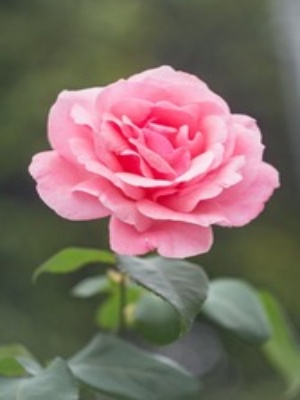
#> input picture img_hdl/txt/3x4.jpg, 300 x 400 px
$ jupyter execute --allow-errors Untitled-2.ipynb
#> lines starting #> are read from the running program, lines starting #| are printed output that depends on the picture
[cell 1]
import numpy as np

def gaussian_kernel(size, sigma):
    kernel = np.fromfunction(
        lambda x, y: (1 / (2 * np.pi * sigma ** 2)) * np.exp(- ((x - (size-1)/2)**2 + (y - (size-1)/2)**2) / (2 * sigma ** 2)),
        (size, size)
    )
    return kernel
kernel_size = 3
sigma = 1.5
# Tạo kernel bộ lọc Gaussian
gaussian_filter = gaussian_kernel(kernel_size, sigma)

print("Kernel bộ lọc Gaussian:")
print(gaussian_filter)

[cell 2]
import cv2
import numpy as np

def print_image_matrix(image_path):
#> called with image_path = './3x4.jpg'
    img = cv2.imread(image_path)
#> img is the input picture: shape (400, 300, 3); mean B, G, R 101.7, 108.4, 129

    img_rgb = cv2.cvtColor(img, cv2.COLOR_BGR2RGB)
    height, width, channels = img_rgb.shape
#> height = 400; width = 300; channels = 3

    # In ma trận 3 chiều cho từng pixel
    for i in range(height):
        for j in range(width):
            pixel_values = img_rgb[i, j]
            for value in pixel_values :
                print(hex(value)[2:], end=" ")
        print("\n")

image_path = './3x4.jpg'
print_image_matrix(image_path)

[cell 3]
import cv2

def print_gray_image_matrix_hex(image_path):
#> called with image_path = './3x4.jpg'
    img = cv2.imread(image_path, cv2.IMREAD_GRAYSCALE)
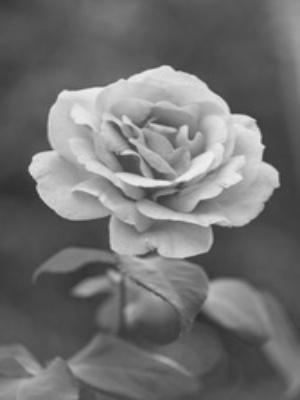
#> img: shape (400, 300); min 45, max 241, mean 113.8

    height, width = img.shape
#> height = 400; width = 300

    # In ma trận cho từng pixel
    for i in range(height):
        for j in range(width):
            pixel_value = img[i, j]
            print(pixel_value, end=" ")
        print(" ")

image_path = './3x4.jpg'
print_gray_image_matrix_hex(image_path)

[cell 4]
import cv2
import numpy as np
from matplotlib import pyplot as plt

img = cv2.imread('./flower.jpg')
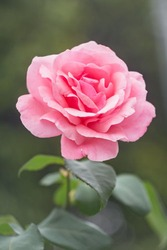
#> input picture img_hdl/txt/flower.jpg, 167 x 250 px
#> img is the input picture: shape (250, 167, 3); mean B, G, R 101.7, 108.5, 129.2

if img is None:
    print("Không thể đọc được hình ảnh.")
    exit()

#Canny
edges = cv2.Canny(img, 10, 50)
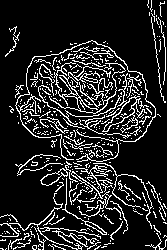
#> edges: shape (250, 167); 14.9% white in thin lines or dots


plt.subplot(121), plt.imshow(img, cmap='gray')
plt.title('Original Image'), plt.xticks([]), plt.yticks([])
plt.subplot(122), plt.imshow(edges, cmap='gray')
plt.title('Edge Image'), plt.xticks([]), plt.yticks([])
plt.show()
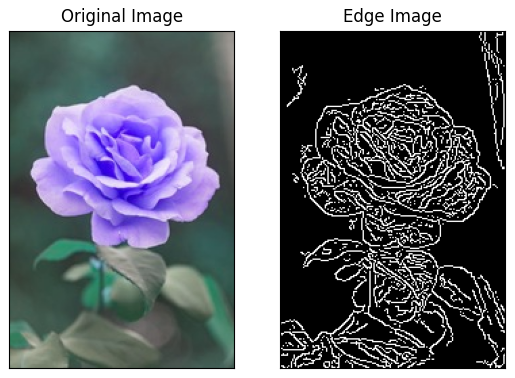
#> figure drawn by matplotlib, 2 panels; B, G, R data is drawn as R, G, B

[cell 5]
import cv2
from matplotlib import pyplot as plt
image = cv2.imread("./flower.jpg")

new_width = 300
new_height = 400
#Thay đổi kích thước ảnh
resized_image = cv2.resize(image, (new_width, new_height))

plt.subplot(121), plt.imshow(resized_image, cmap='gray')

cv2.imwrite("output.jpg", resized_image)
#> Out = True

[cell 6]
import cv2
import numpy as np
import matplotlib.pyplot as plt

image = cv2.imread('./flower.jpg')

image_float = image.astype(float)
kernel_size = 3
sigma = 1.4

kernel = cv2.getGaussianKernel(kernel_size, sigma)
gaussian_filter = np.outer(kernel, kernel.transpose())

#Làm mờ
blurred_image = cv2.filter2D(image_float, -1, gaussian_filter)
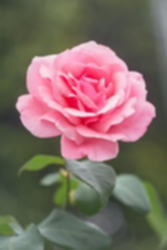
#> blurred_image: shape (250, 167, 3) float64; mean B, G, R 101.7, 108.5, 129.2
blurred_image = np.clip(blurred_image, 0, 255).astype(np.uint8)

plt.subplot(121), plt.imshow(cv2.cvtColor(image, cv2.COLOR_BGR2RGB)), plt.title('Original Image')
plt.subplot(122), plt.imshow(cv2.cvtColor(blurred_image, cv2.COLOR_BGR2RGB)), plt.title('Blurred Image')
plt.show()
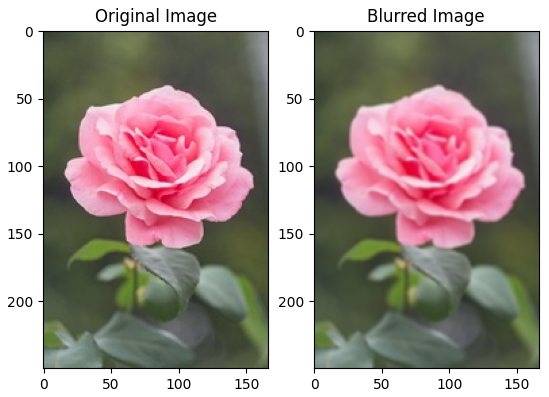
#> figure drawn by matplotlib, 2 panels

[cell 7]
import numpy as np
import cv2

[cell 8]
from PIL import Image

input_jpg_path = './Screenshot 2023-11-30 131003.png'
output = './output_image.bmp'

#> (the rest of this cell did not finish here and is left out)

[cell 9]
from PIL import Image
import numpy as np
import matplotlib.pyplot as plt
from scipy.ndimage import convolve

input = './output_image.bmp'
#> input = './output_image.bmp'
output = './output.bmp'

#> (the rest of this cell did not finish here and is left out)

[cell 10]
file_path = "./out.txt"
#> file_path = './out.txt'

#> (the rest of this cell did not finish here and is left out)
